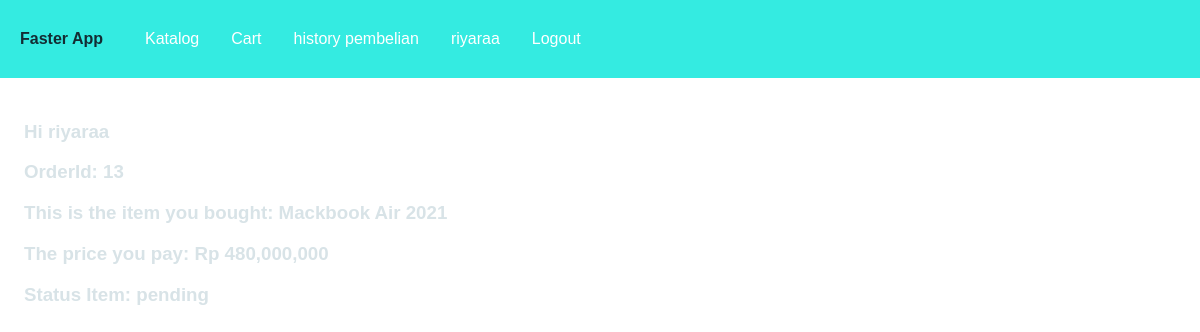
/views/nota.php (signed in), run on the app's committed database.
### tables this page shows
CREATE TABLE `checkout` (
  `id_checkout` int(11) NOT NULL,
  `name_user` varchar(50) NOT NULL,
  `name_product` varchar(50) NOT NULL,
  `price_product` int(11) NOT NULL,
  `date_product` date NOT NULL,
  `stock_product` int(11) NOT NULL,
  `address` varchar(250) NOT NULL,
  `status` enum('pending','accept','reject') NOT NULL,
  `createdAt` timestamp NOT NULL DEFAULT CURRENT_TIMESTAMP
);

### app/app.php (called while the page is built, shortened)
<?php
$dbapp = mysqli_connect("localhost", "root", "root", "test-app") or die("Failed Connect Db");
function queryData($queryData)
{
    global $dbapp;
    $data = mysqli_query($dbapp, $queryData);
    $rows = [];
    while ($row = mysqli_fetch_assoc($data)) {
        $rows[] = $row;
    }
    return $rows;
}

### views/nota.php (the view, shortened to what this page needs)
<?php
require('../app/app.php');
$user = $_SESSION["full_name"];
$checkout = queryData("SELECT * FROM checkout WHERE name_user = '$user'")[0];
?>
<?php require('../partials/header.php'); ?>
<div class="container">
    <h3>Hi <?= $checkout['name_user']; ?></h3>
    <h3>OrderId: <?= $checkout['id_checkout']; ?></h3>
    <h3>This is the item you bought: <?= $checkout['name_product']; ?></h3>
    <h3>The price you pay: Rp <?= number_format($checkout["price_product"]) ?></h3>
    <h3>Status Item: <?= $checkout["status"] ?></h3>
</div>
<?php require('../partials/footer.php'); ?>

### assets/css/style.css (style rules this page uses)
body { padding: 0; margin: 0; font-size: 1rem; font-family: "Poppins", sans-serif; }
.container { padding: 24px; height: 92.1vh; color: #d8e3e7; background-color: white; }

### data on the page
checkout: name_user "riyaraa", id_checkout "13", name_product "Mackbook Air 2021", price_product "480,000,000", status "pending"

### other printed values
$_SESSION["full_name"] "riyaraa"
